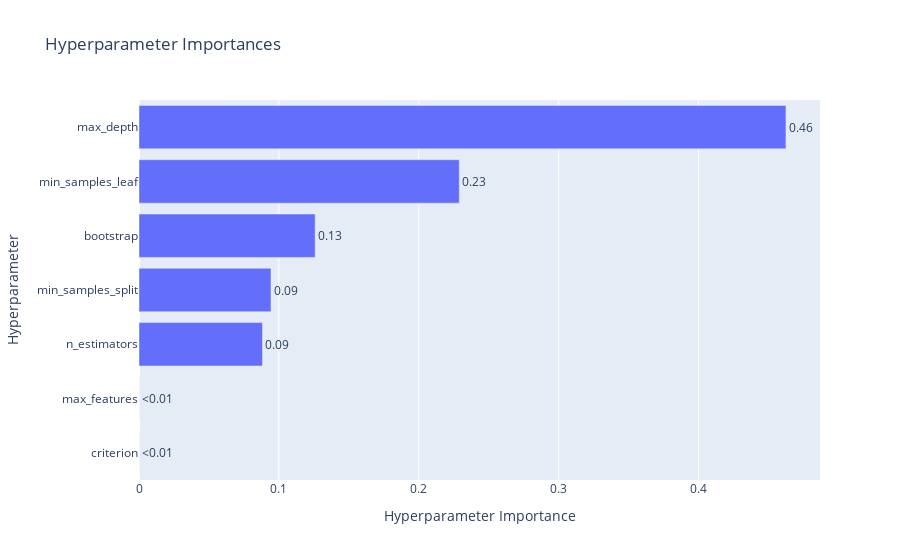

The cell this chart's notebook holds for it:
### Code cell
vis.plot_param_importances(study)

### Figure 1 — Plotly figure (JSON) as saved in the notebook; plotly's stock layout.template omitted (floating-point values rounded to 4 significant figures)
{"data": [{"cliponaxis": false, "hovertemplate": ["criterion (CategoricalDistribution): 0.0<extra></extra>", "max_features (CategoricalDistribution): 0.0<extra></extra>", "n_estimators (IntDistribution): 0.0882621077489235<extra></extra>", "min_samples_split (IntDistribution): 0.09434880801840273<extra></extra>", "bootstrap (CategoricalDistribution): 0.12593411162964468<extra></extra>", "min_samples_leaf (IntDistribution): 0.22896050366375129<extra></extra>", "max_depth (IntDistribution): 0.4624944689392779<extra></extra>"], "name": "Objective Value", "orientation": "h", "text": ["<0.01", "<0.01", "0.09", "0.09", "0.13", "0.23", "0.46"], "textposition": "outside", "type": "bar", "x": [0, 0, 0.08826, 0.09435, 0.1259, 0.229, 0.4625], "y": ["criterion", "max_features", "n_estimators", "min_samples_split", "bootstrap", "min_samples_leaf", "max_depth"]}], "layout": {"title": {"text": "Hyperparameter Importances"}, "xaxis": {"title": {"text": "Hyperparameter Importance"}}, "yaxis": {"title": {"text": "Hyperparameter"}}}}
